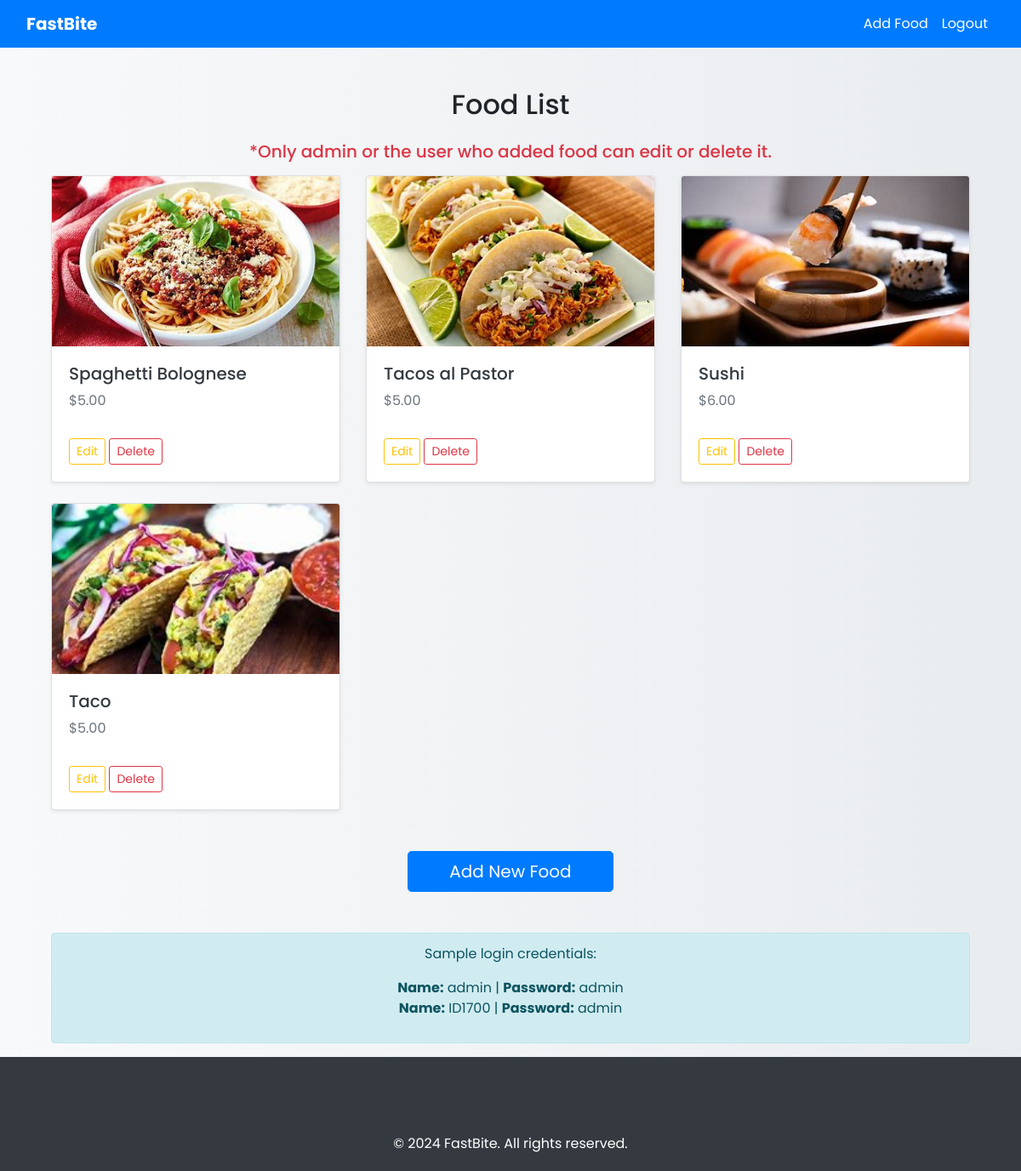
The app's page / (signed in) with its own data.
### Menu/models.py (models this page shows, shortened)
class Food(models.Model):
    food_type = models.ForeignKey(FoodType, on_delete=models.CASCADE, verbose_name="Type of Food")
    name = models.CharField(max_length=100, verbose_name="Food Name")
    ingredients = models.TextField(verbose_name="Ingredients")
    price = models.DecimalField(max_digits=6, decimal_places=2, verbose_name="Price")
    view_count = models.PositiveIntegerField(default=0, verbose_name="View Count")
    created_by = models.ForeignKey(User, on_delete=models.CASCADE, verbose_name="Created By", related_name="foods", default=1)  # Provide a default user ID
    created_at = models.DateTimeField(default=timezone.now, verbose_name="Created At")
    updated_at = models.DateTimeField(auto_now=True, verbose_name="Updated At")
    image = models.ImageField(upload_to='food_images/', verbose_name="Food Image", blank=True, null=True)
    preparation_time = models.PositiveIntegerField(verbose_name="Preparation Time (minutes)", blank=True, null=True)
    class Meta:
        verbose_name_plural = "Foods"
        permissions = [
            ("can_add_food", "Can add food"),
            ("can_edit_food", "Can edit food"),
            ("can_delete_food", "Can delete food"),
        ]

### Menu/views.py (the view)
# urls.py: path('', views.food_list, name='food_list'),
@login_required
def food_list(request):
    foods = Food.objects.all()
    return render(request, 'food_list.html', {'foods': foods, 'current_year': timezone.now().year})

### Menu/templates/food_list.html (shortened to what this page needs)
{% extends 'base.html' %}
{% block content %}
<div class="container mt-4">
    <h2 class="mb-4 text-center">Food List</h2>
    <h5 class="mb-3 text-danger text-center">*Only admin or the user who added food can edit or delete it.</h5>
    <div class="row">
        {% for food in foods %}
        <div class="col-md-6 col-lg-4 mb-4">
            <div class="card shadow-sm h-100">
                {% if food.image %}
                    <img src="{{ food.image.url }}" class="card-img-top" alt="{{ food.name }}" style="height: 200px; object-fit: cover;">
                {% endif %}
                <div class="card-body d-flex flex-column justify-content-between">
                    <div>
                        <h5 class="card-title mb-2">
                            <a href="{% url 'menu:food_detail' food.pk %}" class="text-dark text-decoration-none">{{ food.name }}</a>
                        </h5>
                        <p class="text-muted fw-light">${{ food.price }}</p>
                    </div>
                    <div class="mt-3">
                        {% if request.user.is_superuser or food.created_by == request.user %}
                            <a href="{% url 'menu:edit_food' food.pk %}" class="btn btn-outline-warning btn-sm me-2 edit">Edit</a>
                            <form action="{% url 'menu:delete_food' food.pk %}" method="post" class="d-inline">
                                <button type="submit" class="btn btn-outline-danger btn-sm">Delete</button>
                            </form>
                        {% else %}
                            <span class="text-muted fst-italic">Modification not allowed.</span>
                        {% endif %}
                    </div>
                </div>
            </div>
        </div>
        {% empty %}
            <p class="text-center text-muted">No food items available.</p>
        {% endfor %}
    </div>
    {% if request.user.is_authenticated %}
    <div class="text-center my-4">
        <a href="{% url 'menu:add_food' %}" class="btn btn-primary btn-lg px-5">Add New Food</a>
    </div>
    <div class="alert alert-info mt-5 text-center">
        <p>Sample login credentials:</p>
        <ul class="list-unstyled">
            <li><strong>Name:</strong> admin | <strong>Password:</strong> admin</li>
            <li><strong>Name:</strong> ID1700 | <strong>Password:</strong> admin</li>
        </ul>
    </div>
    {% else %}
    <p class="text-center text-muted">Please log in to interact with the food items.</p>
    {% endif %}
</div>
{% endblock %}

### Menu/templates/base.html (shortened to what this page needs)
<!DOCTYPE html>
<html lang="en">
<head>
    <link rel="stylesheet" href="https://stackpath.bootstrapcdn.com/bootstrap/4.5.2/css/bootstrap.min.css">
    <link rel="stylesheet" href="https://cdnjs.cloudflare.com/ajax/libs/font-awesome/5.15.4/css/all.min.css">
</head>
<body>
    <nav class="navbar navbar-expand-lg navbar-dark fixed-top">
        <div class="container-fluid">
            <a class="navbar-brand" href="{% url 'menu:food_list' %}">FastBite</a>
            <div class="collapse navbar-collapse" id="navbarNav">
                <ul class="navbar-nav ml-auto">
                    <li class="nav-item">
                        <a class="nav-link" href="{% url 'menu:add_food' %}">Add Food</a>
                    </li>
                    {% if user.is_authenticated %}
                        <li class="nav-item">
                            <a class="nav-link" href="{% url 'menu:logout' %}">Logout</a>
                        </li>
                    {% else %}
                        <li class="nav-item">
                            <a class="nav-link" href="{% url 'menu:login' %}">Login</a>
                        </li>
                    {% endif %}
                </ul>
            </div>
        </div>
    </nav>
    <div class="container flex-grow-1 mt-4">
        {% block content %}
        {% endblock %}
    </div>
    <footer class="footer">
        <div class="container">
            <span>&copy; {{ current_year }} FastBite. All rights reserved.</span>
        </div>
    </footer>
</body>
</html>

### Menu/templates/base.html (style rules this page uses)
body { padding-top: 56px; display: flex; flex-direction: column; min-height: 100vh; background: linear-gradient(to right, #f8f9fa, #e9ecef); font-family: 'Poppins', sans-serif; }
.navbar { background-color: #007bff; }
.navbar-brand { font-weight: bold; color: #fff !important; }
.nav-link { color: #fff !important; }
.footer { background-color: #343a40; color: #fff; padding: 20px 0; width: 100%; text-align: center; margin-top: auto; }
.container { flex: 1; margin-top: 70px; }
.btn { transition: background-color 0.3s ease, transform 0.3s ease; }

### records on screen
Food: image (picture), name "Spaghetti Bolognese", price "5.00"
Food: image (picture), name "Tacos al Pastor", price "5.00"
Food: image (picture), name "Sushi", price "6.00"
Food: image (picture), name "Taco", price "5.00"
